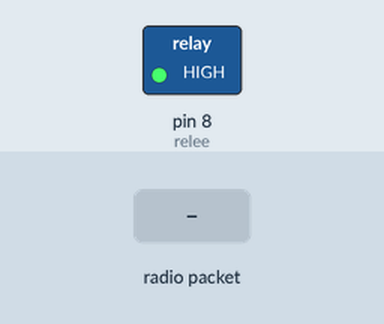
This sketch was run on a simulated Arduino Uno, built with avr-gcc and run on an emulated ATmega328P. Parts: switched loads named in the sketch (green lamp = pin HIGH). The inputs (shaded band) are chosen by the test bench. No radio packets arrive unless stated; what the sketch prints to the serial monitor is not drawn.

Above: at 1.2 s.
1.3 s: radio packet "1" arrives
At 2.7 s:
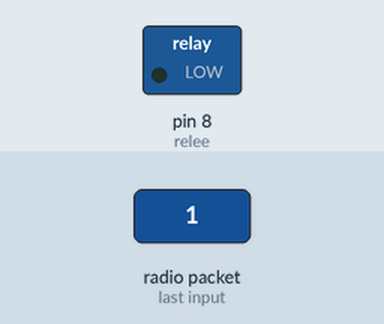
Timing chart, 0 to 4.3 s (numbered marks = the images above; inputs shaded):
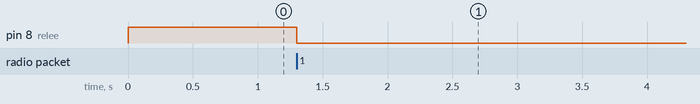

Measured:
- after the input at 1.3 s, pin 8 (relee): HIGH → LOW at once

The sketch:

house_alarm_receiver.ino
```cpp
// Include RadioHead Amplitude Shift Keying Library
#include <RH_ASK.h>
// Include dependant SPI Library
#include <SPI.h>
const int relee = 8;
// Create Amplitude Shift Keying Object
RH_ASK rf_driver;

void setup()
{
  // Initialize ASK Object
  rf_driver.init();
  // Setup Serial Monitor
  Serial.begin(115200);
  pinMode(relee,OUTPUT);
  digitalWrite(relee, HIGH);
}

void loop()
{
    // Set buffer to size of expected message
    uint8_t buf[11];
    uint8_t buflen = sizeof(buf);
    // Check if received packet is correct size
    if (rf_driver.recv(buf, &buflen))
    {
      // Message received with valid checksum
      Serial.print("Message Received: ");
      Serial.println((char*)buf);
      digitalWrite(relee, LOW);
    }
}
```
